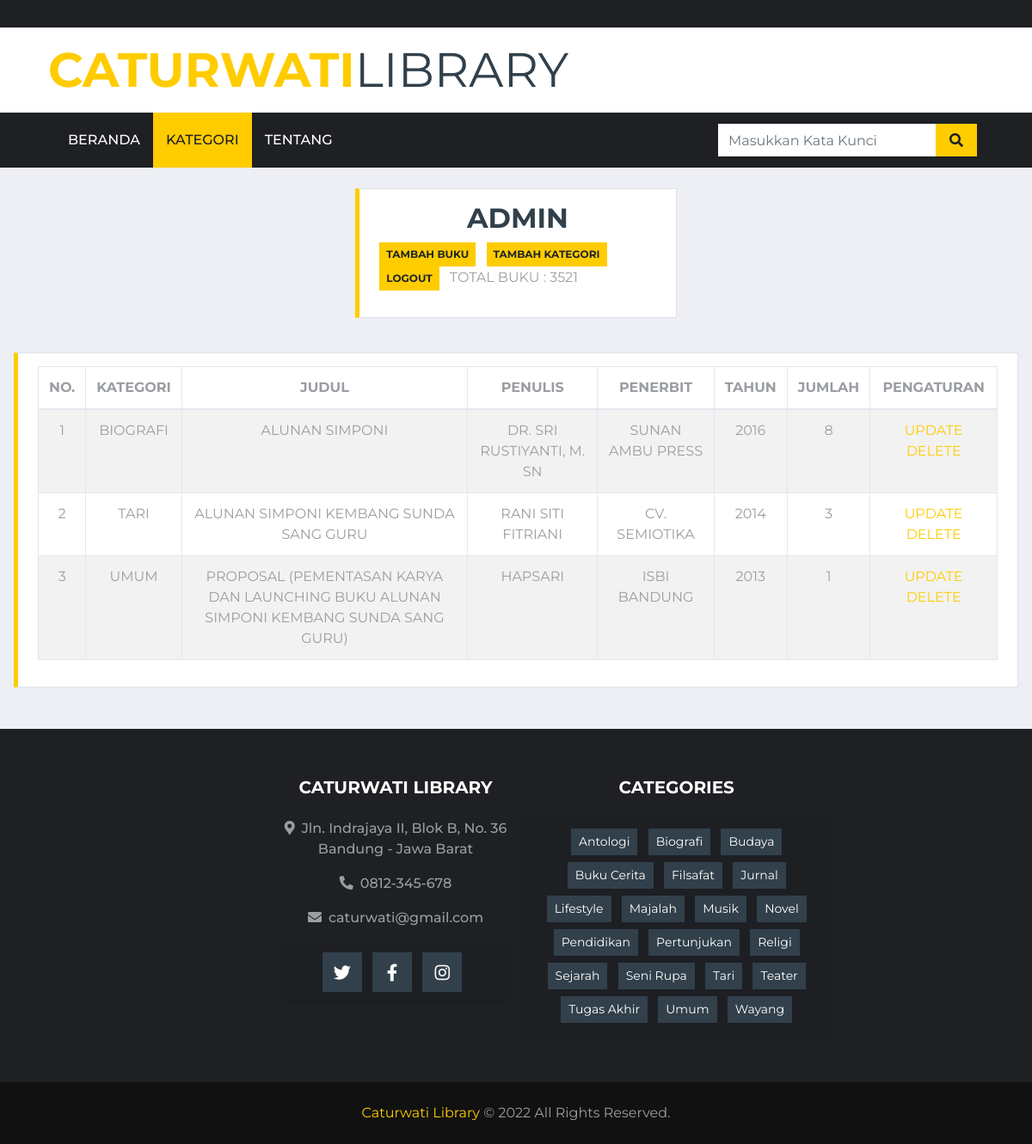
The app's page /admin.php?cari=Alunan Simponi (signed in) with its own data.
### tables this page shows
CREATE TABLE `databuku` (
  `id` int(11) NOT NULL,
  `kategori` varchar(100) NOT NULL,
  `judul` varchar(255) NOT NULL,
  `nama` varchar(255) NOT NULL,
  `penerbit` varchar(255) NOT NULL,
  `tahun` int(4) NOT NULL,
  `jumlah` int(3) NOT NULL
);

CREATE TABLE `kategori_kel` (
  `id` int(11) NOT NULL,
  `kategori_k` varchar(100) NOT NULL
);

### admin.php (the view, shortened to what this page needs)
<!DOCTYPE html>
<html lang="en">
<head>
    <link href="https://cdnjs.cloudflare.com/ajax/libs/font-awesome/5.15.0/css/all.min.css" rel="stylesheet">
    <link href="lib/owlcarousel/assets/owl.carousel.min.css" rel="stylesheet">
    <link href="css/style.css" rel="stylesheet">
</head>
<body>
    <?php include 'body-header-admin.php'; ?>
    <div class="container-fluid col-lg-6 mb-3">
        <div class="container py-4 col-8 mb-3">
            <div class="section-title col-md-12 mb-0">
                  <div class="col-12">
                    <div class="page-header clearfix">
                        <h2 class="pull-left text-uppercase text-center font-weight-bold">Admin</h2>
                        <a href="create.php" class="badge badge-primary text-uppercase font-weight-bold p-2 mr-2">Tambah Buku</a>
                        <a href="create-kate.php" class="badge badge-primary text-uppercase font-weight-bold p-2 mr-2">Tambah Kategori</a>
                        <a href="act-logout.php" class="badge badge-primary text-uppercase font-weight-bold p-2 mr-2 mb-3 text-right">LOGOUT</a>
                        <?php
                            if($tb = mysqli_query($link, "SELECT SUM(jumlah) FROM databuku")){
                                $totalBuku = mysqli_fetch_row($tb);
                            }
                        ?>
                        <label>TOTAL BUKU : <?= $totalBuku[0]; ?></label>
                    </div>
                    </div>
     		</div>
                    </div>
                </div>
<div class="container-fluid col-lg-12 mb-2">
        <div class="container py-0 col-12 mb-3">
            <div class="section-title col-md-12">
                  <div class="col-12">
                    <?php
                    $no = 0;
                    if(isset($_GET['cari'])){
                        $cari = $_GET['cari'];
                        $sql = "SELECT * FROM databuku WHERE judul LIKE '%".$cari."%' OR nama LIKE '%".$cari."%' OR penerbit LIKE '%".$cari."%' OR tahun LIKE '%".$cari."%' OR kategori LIKE '%".$cari."%' ORDER BY judul ASC";
                    } else {
                    $sql = "SELECT * FROM databuku ORDER BY id DESC";
                }
                    if($result = mysqli_query($link, $sql)){
                        if(mysqli_num_rows($result) > 0) {
                            echo "<table class='table table-bordered table-striped text-center text-uppercase '>";
                                echo "<thead>";
                                    echo "<tr>";
                                        echo "<th><center>No.</center></th>" ;
                                        echo "<th>Kategori</th>";
                                        echo "<th>Judul</th>";
                                        echo "<th>Penulis</th>";
                                        echo "<th>Penerbit</th>";
                                        echo "<th>Tahun</th>";
                                        echo "<th>Jumlah</th>";
                                        echo "<th>Pengaturan</th>";
                                    echo "</tr>";
                                echo "</thead>";
                                echo "<tbody>";
                                while($row = mysqli_fetch_array($result)){
                                    $no++;
                                    echo "<tr>";
                                        echo "<td>$no</td>";
                                        echo "<td>" . $row['kategori'] . "</td>";
                                        echo "<td>" . $row['judul'] . "</td>";
                                        echo "<td>" . $row['nama'] . "</td>";
                                        echo "<td>" . $row['penerbit'] . "</td>";
                                        echo "<td>" . $row['tahun'] . "</td>";
                                        echo "<td>" . $row['jumlah'] . "</td>";
                                        echo "<td>";
                                        echo "<a href='update.php?id=". $row['id'] ."'title='Update Record' data-toggle='tooltip'> Update </a>"; ?>
                                        <a href="delete.php?id=<?= $row["id"]; ?>" onclick="return confirm('Data Buku akan dihapus??');">Delete</a>
                                        <?php echo "</td>";
                                    echo "</tr>";
                                }
                                echo "</tbody>";
                            echo "</table>";
                        }
                        else{
                            echo "<p class='lead'><em>Data Buku Tidak Ditemukan!</em></p>";
                        }
                    } else{
                        echo "ERROR: Could not able to execute $sql. " . mysqli_error($link);
                    }
                    ?>
                </div>
            </div>
            </div>
        </div>
  <?php include 'footer.php'; ?>
</body>
</html>

### footer.php (shortened to what this page needs)
<div class="container-fluid bg-dark pt-5 px-sm-3 px-md-5 mt-5">
        <div class="row py-2">
            <div class="col-lg-3 col-md-6 mb-5">
                </div>
            <div class="col-lg-3 col-md-6 mb-5">
                <h5 class="mb-4 text-white text-uppercase font-weight-bold text-center">Caturwati Library</h5>
                <p class="font-weight-medium text-center"><i class="fa fa-map-marker-alt mr-2"></i>Jln. Indrajaya II, Blok B, No. 36 <br>Bandung - Jawa Barat</br> </p>
                <p class="font-weight-medium text-center"><i class="fa fa-phone-alt mr-2"></i>0812-345-678</p>
                <p class="font-weight-medium text-center"><i class="fa fa-envelope mr-2"></i>caturwati@gmail.com</p>
                 <div class="col card-header text-center">
                    <a class="btn btn-lg btn-secondary btn-lg-square mr-2" href="#"><i class="fab fa-twitter"></i></a>
                    <a class="btn btn-lg btn-secondary btn-lg-square mr-2" href="#"><i class="fab fa-facebook-f"></i></a>
                    <a class="btn btn-lg btn-secondary btn-lg-square mr-2" href="#"><i class="fab fa-instagram"></i></a>
                </div>
            </div>
            <div class="col-lg-4 col-md-6 mb-5">
                <h5 class="mb-4 text-white text-uppercase font-weight-bold text-center">Categories</h5>
                <div class="m-n1">
                     <div class="col card-header text-center">
                    <?php
                        $sql = "SELECT kategori_k FROM kategori_kel ORDER BY kategori_k ASC";
                        $result = mysqli_query($link, $sql);
                        while ($row = mysqli_fetch_assoc($result)) : ?>
                    <a href="kategori_main.php?kat=<?= $row["kategori_k"]; ?>" class="btn btn-sm btn-secondary m-1"><?= $row["kategori_k"]; ?></a>
                        <?php endwhile; ?>
                </div>
            </div>
        </div>
    </div>
</div>
    <div class="container-fluid py-4 px-sm-3 px-md-5" style="background: #111111;">
        <p class="m-0 text-center"><a href="#">Caturwati Library</a> &copy; 2022 All Rights Reserved.</a></p>
    </div>

### records on screen
databuku: kategori "BIOGRAFI", judul "ALUNAN SIMPONI", nama "DR. SRI RUSTIYANTI, M. SN", penerbit "SUNAN AMBU PRESS", tahun "2016", jumlah "8"
databuku: kategori "TARI", judul "ALUNAN SIMPONI KEMBANG SUNDA SANG GURU", nama "RANI SITI FITRIANI", penerbit "CV. SEMIOTIKA", tahun "2014", jumlah "3"
databuku: kategori "UMUM", judul "PROPOSAL (PEMENTASAN KARYA DAN LAUNCHING BUKU ALUNAN SIMPONI KEMBANG SUNDA SANG GURU)", nama "HAPSARI", penerbit "ISBI BANDUNG", tahun "2013", jumlah "1"
kategori_kel: kategori_k "Antologi"
kategori_kel: kategori_k "Biografi"
kategori_kel: kategori_k "Budaya"
kategori_kel: kategori_k "Buku Cerita"
kategori_kel: kategori_k "Filsafat"
kategori_kel: kategori_k "Jurnal"
kategori_kel: kategori_k "Lifestyle"
kategori_kel: kategori_k "Majalah"
kategori_kel: kategori_k "Musik"
kategori_kel: kategori_k "Novel"
kategori_kel: kategori_k "Pendidikan"
kategori_kel: kategori_k "Pertunjukan"
kategori_kel: kategori_k "Religi"
kategori_kel: kategori_k "Sejarah"
kategori_kel: kategori_k "Seni Rupa"
kategori_kel: kategori_k "Tari"
kategori_kel: kategori_k "Teater"
kategori_kel: kategori_k "Tugas Akhir"
kategori_kel: kategori_k "Umum"
kategori_kel: kategori_k "Wayang"

### other values on screen
$totalBuku[0] "3521"
